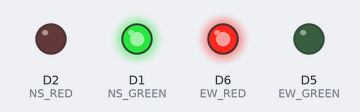
The program below on a simulated ESP8266 (NodeMCU). Parts: output pins drawn as LEDs (lit = HIGH). WiFi joins after 1.5 s; servers stay silent unless stated; no MQTT or app messages arrive unless stated; what the program prints to the serial monitor is not drawn.

Above: at 3.2 s.
At 7.5 s:
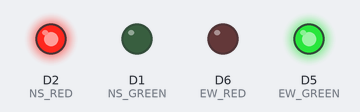
Timing chart, 0 to 14.5 s (numbered marks = the images above):
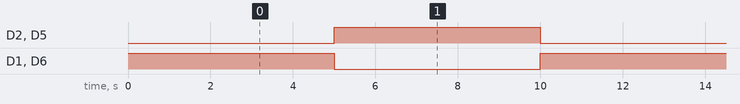

The program:

main.cpp
```cpp
#include <ESP8266WiFi.h>
#include <PubSubClient.h>
#include <ArduinoJson.h>

const char* ssid = "Pixel 10 Pro XL";
const char* password = "alskdjfhg";
const char* mqtt_server = "10.163.125.102";

const char* INTERSECTION_ID = "INT_01";

#define NS_GREEN D1
#define NS_RED D2
#define EW_GREEN D5
#define EW_RED D6

WiFiClient espClient;
PubSubClient client(espClient);

unsigned long lastTrafficChange = 0;
const unsigned long trafficInterval = 5000; // 5 seconds per light cycle
bool isNortheastGreen = true;
bool isPreempted = false;

void setLights(bool nsGreen, bool nsRed, bool ewGreen, bool ewRed) {
    digitalWrite(NS_GREEN, nsGreen);
    digitalWrite(NS_RED, nsRed);
    digitalWrite(EW_GREEN, ewGreen);
    digitalWrite(EW_RED, ewRed);
}

void callback(char* topic, byte* payload, unsigned int length) {
    StaticJsonDocument<200> doc;
    DeserializationError error = deserializeJson(doc, payload, length);
    if (error) return;

    String action = doc["action"];

    if (action == "PREEMPT_ROUTE") {
        String direction = doc["direction"];
        isPreempted = true;
        Serial.print("[ALARM] Preemption Active for Lane: ");
        Serial.println(direction);

        if (direction == "NS") {
            setLights(HIGH, LOW, LOW, HIGH); // NS Green, EW Red
        } else if (direction == "EW") {
            setLights(LOW, HIGH, HIGH, LOW); // NS Red, EW Green
        }
    }
    else if (action == "CLEAR") {
        Serial.println("[RESUME] Preemption Cleared. Resuming standard loop.");
        isPreempted = false;
        lastTrafficChange = millis(); // Reset timer to avoid instant flip
    }
}

void reconnect() {
    while (!client.connected()) {
        Serial.print("[MQTT] Connecting...");
        if (client.connect(INTERSECTION_ID)) {
            Serial.println("SUCCESS");
            String topic = String("traffic/lights/") + INTERSECTION_ID;
            client.subscribe(topic.c_str());
        } else {
            delay(5000);
        }
    }
}

void setup() {
    Serial.begin(115200);

    pinMode(NS_GREEN, OUTPUT);
    pinMode(NS_RED, OUTPUT);
    pinMode(EW_GREEN, OUTPUT);
    pinMode(EW_RED, OUTPUT);

    // Initial State: NS Green, EW Red
    setLights(HIGH, LOW, LOW, HIGH);

    WiFi.begin(ssid, password);
    while (WiFi.status() != WL_CONNECTED) { delay(500); }
    client.setServer(mqtt_server, 1883);
    client.setCallback(callback);
}

void loop() {
    if (!client.connected()) reconnect();
    client.loop();

    // Standard traffic light cycle (only runs if no ambulance is present)
    if (!isPreempted) {
        unsigned long currentMillis = millis();
        if (currentMillis - lastTrafficChange >= trafficInterval) {
            lastTrafficChange = currentMillis;
            isNortheastGreen = !isNortheastGreen;

            if (isNortheastGreen) {
                setLights(HIGH, LOW, LOW, HIGH);
            } else {
                setLights(LOW, HIGH, HIGH, LOW);
            }
        }
    }
}
```

Measured:
- by itself, D2 (NS_RED), D1 (NS_GREEN), D6 (EW_RED), D5 (EW_GREEN): alternates HIGH for 5.0 s and LOW for 5.0 s
